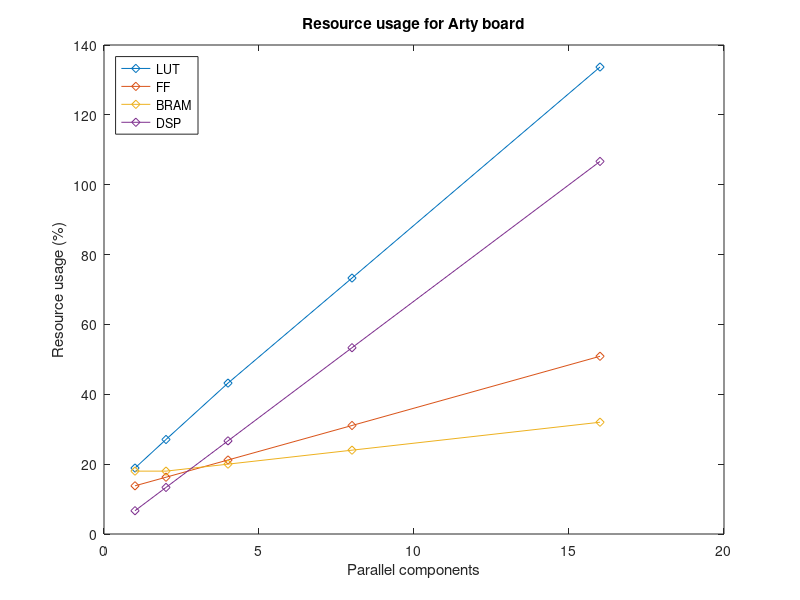
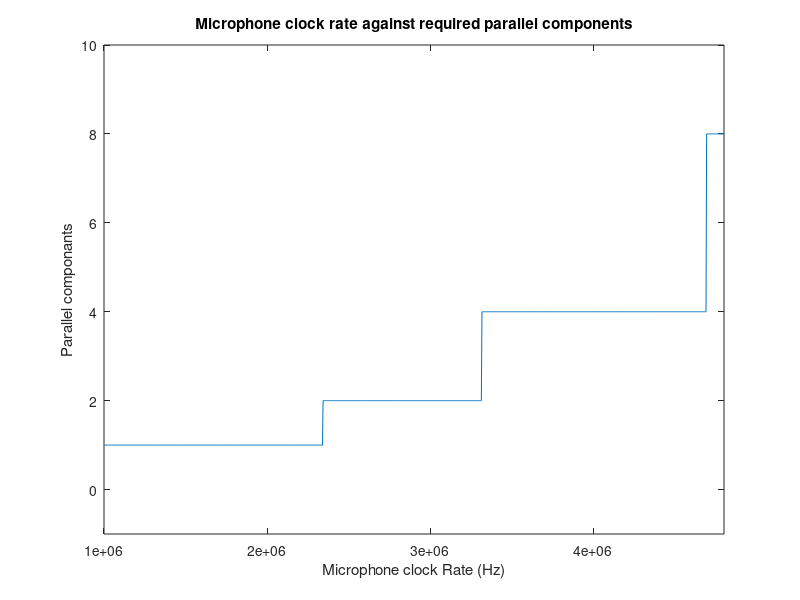
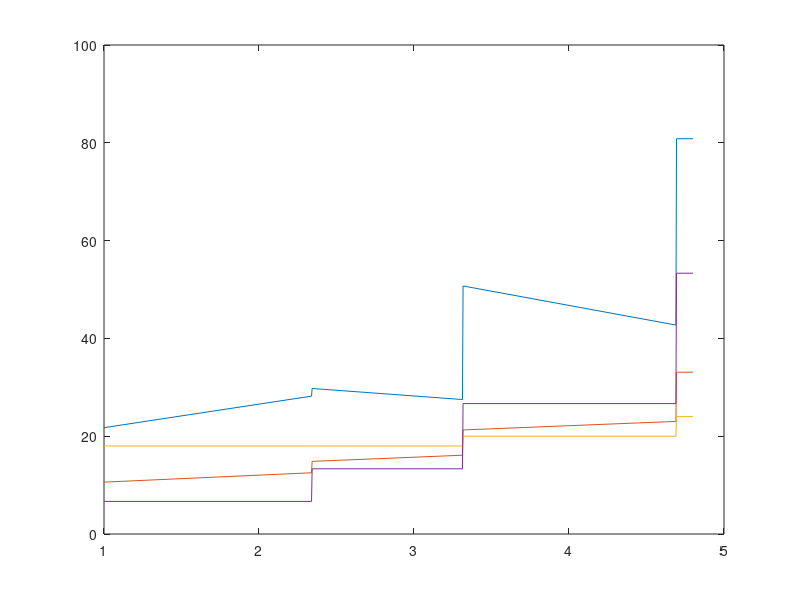

MATLAB code for these plots, in order:
% implementation usage

close all
clear all
LUT = [ 3928	  5628	 8986	 15243	 27808]./20800*100;

FF = [ 5739		6763	8815	12923	21166	]./41600*100;


BRAM=[9	9 10 12 16]./50*100;

DSP=[ 6 12 24 48 96]./90*100;


x=[1 2 4 8 16];
figure
resource=plot(x,LUT,'d-')
hold on
plot(x,FF,'d-')
plot(x,BRAM,'d-')
plot(x,DSP,'d-')
hold off
title('Resource usage for Arty board')
xlabel('Parallel components')
ylabel('Resource usage (%)')
legend('LUT','FF','BRAM','DSP','location','NorthWest');
saveas(resource, '..\..\other\Report_images\resource.png','png');


Mclock2=[1 2.3389  2.3427 3.3127  3.3165 4.6897 4.6935 4.8]


LUT2 = [ 4523		  5864		 6190		 5720		 10551	8888	16813	16813	]./20800*100;

FF2 = [ 4413			5209		6179		6702		8853 9579	13764	13764	]./41600*100;


BRAM2=[9	9 9 9 10 10 12  12]./50*100;

DSP2=[ 6 6 12 12 24 24 48 48]./90*100;

figure
resource2=plot(Mclock2,LUT2)
hold on
plot(Mclock2,FF2)
plot(Mclock2,BRAM2)
plot(Mclock2,DSP2)
hold off

clock=1e8;
MCLOCK = linspace(1,4.8,1000)*1e6;
bank=    MCLOCK.*0.00058.*4.*0.125./4;
% bank=    256;
parallel= ceil(((((bank).*(2+(MCLOCK.*0.00058.*4)./16)))./(0.00058.*clock)));
parallel(parallel==3)=4;
parallel(parallel>4 & parallel<8)=8;
parallel(parallel>8 & parallel<16)=16;


figure
PARALLEL=plot(MCLOCK,parallel);
hold on
xlabel('Microphone clock Rate (Hz)');
ylabel('Parallel componants');
title('Microphone clock rate against required parallel components');
ylim([-1,10])
xlim([1,4.8]*1e6)
saveas(PARALLEL, '..\..\other\Report_images\PARALLEL.png','png');

bits=bank*16*2
t=8

round(bits(parallel==t)./16).*16

100000000./MCLOCK(parallel==t)

bank(parallel==t)./16

MCLOCK(parallel==t)